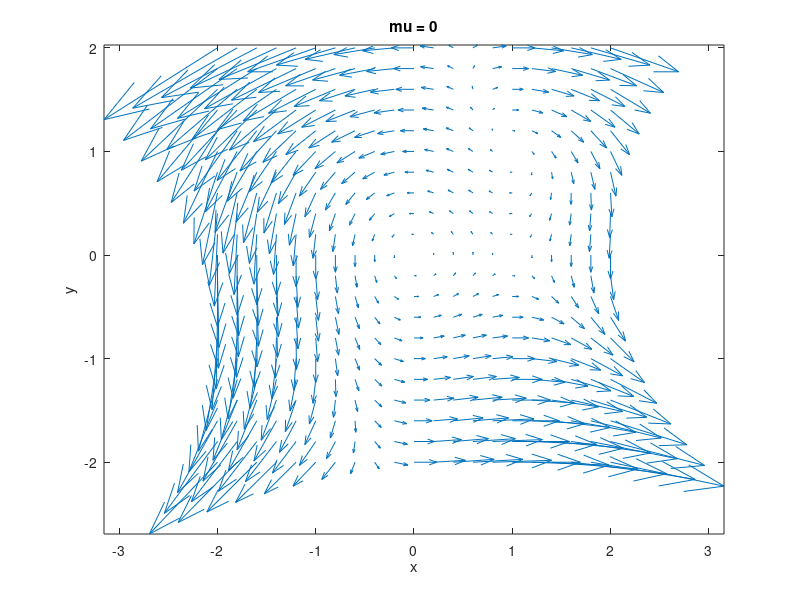

The MATLAB script that drew this image: (Note: this script raises an error after producing the figure.)
# prob2b.m
function prob2b
clear
figure(1);
hold off
[x,y] = meshgrid(-2:.2:2);
mu=0;
x_dot=-y+(mu.*x)+(x.*(y.^2));
y_dot=x+(mu.*y)-(x.^2);
h=quiver(x,y,x_dot,y_dot);
set(h, "autoscalefactor", 5);
axis("tight");
title("mu = 0");
xlabel("x");
ylabel("y");
fixAxes;
endfunction
